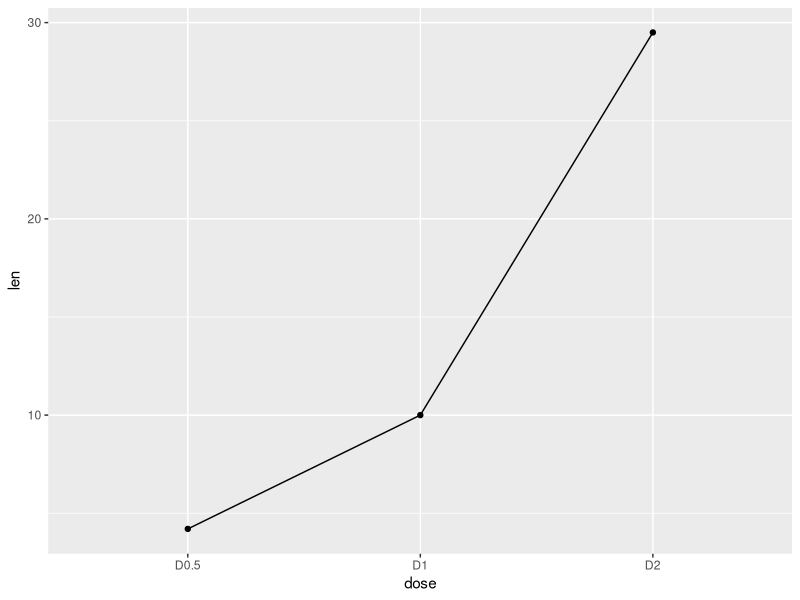

Generate this figure with R: (Note: this script raises an error after producing the figure.)
library(ggplot2)  
#Creating data for the graph  
data_frame<- data.frame(dose=c("D0.5", "D1", "D2"),  
                        len=c(4.2, 10, 29.5))  
head(data_frame)  
png(file = "multi_line_graph2.jpg")  
# Basic line plot with points  
ggplot(data=data_frame, aes(x=dose, y=len, group=1)) +geom_line()+geom_point()  
# Change the line type  
ggplot(data=df, aes(x=dose, y=len, group=1)) +geom_line(linetype = "dashed")+geom_point()  
# Change the color  
ggplot(data=df, aes(x=dose, y=len, group=1)) +geom_line(color="red")+geom_point()  
dev.off()  